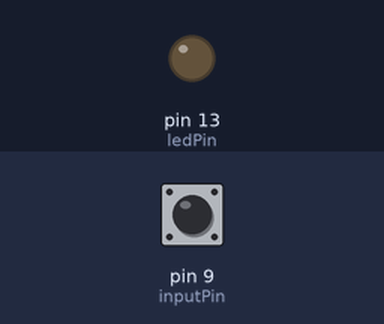
The sketch below on a simulated Arduino Uno, built with avr-gcc and run on an emulated ATmega328P. On the bench: output pins drawn as LEDs (lit = HIGH). Dashed ring = blinking. The test bench sets the inputs (shaded band); at power-on: pin 9 (inputPin) HIGH.

Above: at 1.2 s.
1.3 s: pin 9 (inputPin) pulsed LOW 5 times (0.12 s each, 0.3 s apart)
At 1.57 s:
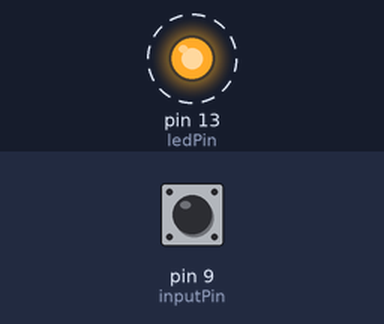
At 3.3 s:
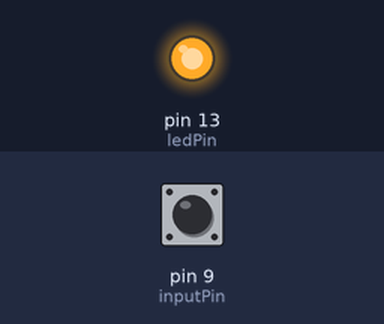
Timing chart, 0 to 4.8 s (numbered marks = the images above; inputs shaded):
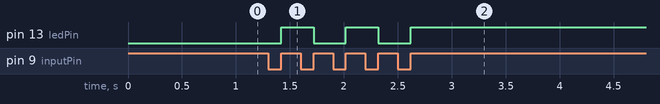

Measured:
- after the input at 1.3 s, pin 13 (ledPin): alternates HIGH for 0.30 s and LOW for 0.30 s, 5 changes in all, then stays HIGH, starting after 0.12 s

The sketch:

main.ino
```cpp
/*
 *  LED_BUILTIN is a system constant for every Arduino board
 */

#define ledPin LED_BUILTIN
#define inputPin 9


int ledState = HIGH;
int buttonState;
int lastButtonState = LOW;

unsigned long lastDebounceTime = 0;
unsigned long debounceDelay = 50;

void setup() {
  Serial.begin(9600);

  pinMode(ledPin, OUTPUT);
  pinMode(inputPin, INPUT);

  digitalWrite(ledPin, ledState);
}

void loop() {

  int reading = digitalRead(inputPin);

  if(reading != buttonState) {
    buttonState = reading;

    if(buttonState == HIGH) {
      ledState = !ledState;
    }
  }

  digitalWrite(ledPin, ledState);

  lastButtonState = reading;

}
```
